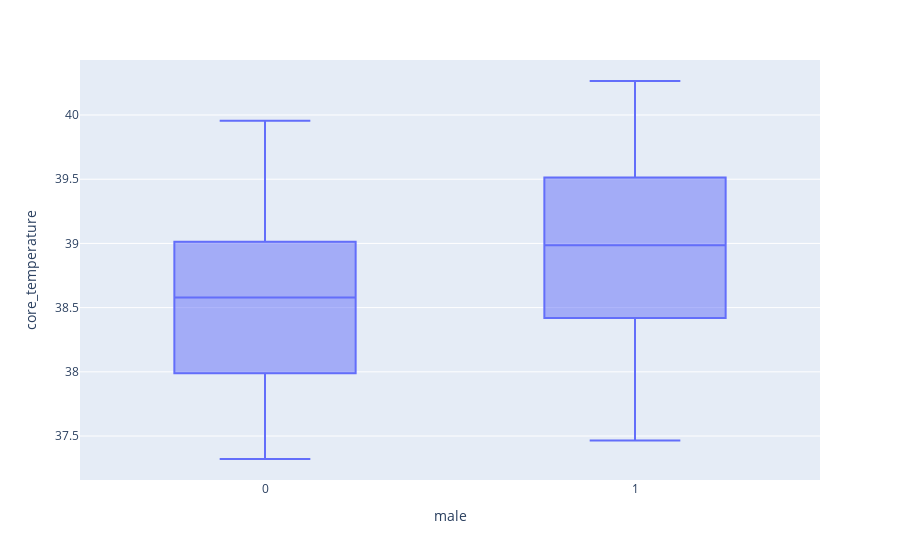
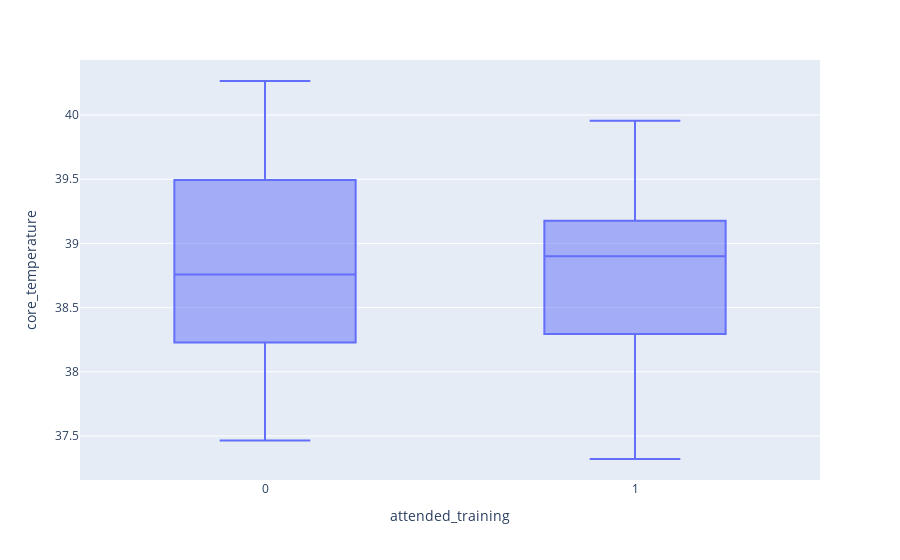

The notebook cell these images were saved under, in order:
### Code cell
import plotly.express as px
fig = px.box(data_frame=df,x="male",y="core_temperature");fig.show()
fig = px.box(data_frame=df,x="attended_training",y="core_temperature");fig.show()
fig = px.box(data_frame=df,x="ate_at_tonys_steakhouse",y="core_temperature");fig.show()
fig = px.scatter(data_frame=df,x='age',y='core_temperature');fig.show()
fig = px.scatter(data_frame=df,x='body_fat_percentage',y='core_temperature');fig.show()
fig = px.scatter(data_frame=df,x='protein_content_of_last_meal',y='core_temperature');fig.show()

### Figure 1 — Plotly figure (JSON) as saved in the notebook; plotly's stock layout.template omitted (floating-point values rounded to 4 significant figures)
{"data": [{"alignmentgroup": "True", "hovertemplate": "male=%{x}<br>core_temperature=%{y}<extra></extra>", "legendgroup": "", "marker": {"color": "#636efa"}, "name": "", "notched": false, "offsetgroup": "", "orientation": "v", "showlegend": false, "type": "box", "x": [0, 0, 1, 1, 1, 0, 1, 1, 0, 0, 1, 0, 1, 1, 0, 1, 1, 1, 0, 1, 0, 1, 0, 1, 1, 0, 1, 0, 0, 0, 1, 0, 1, 1, 1, 1, 1, 1, 0, 1, 0, 1, 0, 0, 0, 0, 0, 1, 0, 1, 1, 1, 0, 0, 1, 0, 1, 0, 1, 0, 1, 1, 1, 1, 1, 1, 1, 0, 0, 1, 0, 1, 1, 0, 0, 1, 0, 1, 0, 0, 0, 1, 0, 0, 1, 1, 0, 1, 0, 0, 0, 1, 0, 0, 1, 0, 0, 1], "x0": " ", "xaxis": "x", "y": [38.42, 39.02, 39.15, 39.06, 38.66, 38.61, 39.47, 38.82, 37.78, 39.18, 39.52, 38.58, 38.28, 38.4, 38.65, 39.62, 37.73, 39.37, 37.99, 39.93, 37.61, 38.83, 37.4, 38.99, 39.72, 38.1, 37.6, 39.5, 38.5, 38.27, 38.7, 39.08, 38.29, 38.4, 39.3, 38.38, 38.47, 39.59, 38.13, 39.8, 37.93, 39.67, 38.21, 38.93, 37.8, 37.52, 39.35, 38.92, 38.73, 38.35, 40.17, 39.48, 39.96, 39.03, 39.71, 37.87, 38.93, 38.76, 38.98, 39.07, 39.31, 40.26, 39.2, 37.47, 38.62, 39.74, 37.96, 38.52, 39.59, 39.49, 37.32, 38.3, 39.33, 38.18, 37.79, 38.97, 37.98, 38.93, 37.99, 39.87, 38.51, 39.15, 38.61, 38.95, 37.47, 38.24, 38.77, 39.87, 38.87, 39.09, 39.0, 39.26, 38.68, 37.94, 38.79, 39.49, 38.58, 39.77], "y0": " ", "yaxis": "y"}], "layout": {"boxmode": "group", "legend": {"tracegroupgap": 0}, "margin": {"t": 60}, "xaxis": {"anchor": "y", "domain": [0, 1], "title": {"text": "male"}}, "yaxis": {"anchor": "x", "domain": [0, 1], "title": {"text": "core_temperature"}}}}

### Figure 2 — Plotly figure (JSON) as saved in the notebook; plotly's stock layout.template omitted (floating-point values rounded to 4 significant figures)
{"data": [{"alignmentgroup": "True", "hovertemplate": "attended_training=%{x}<br>core_temperature=%{y}<extra></extra>", "legendgroup": "", "marker": {"color": "#636efa"}, "name": "", "notched": false, "offsetgroup": "", "orientation": "v", "showlegend": false, "type": "box", "x": [1, 1, 1, 0, 0, 1, 1, 0, 0, 1, 0, 0, 1, 1, 1, 0, 1, 1, 0, 0, 0, 0, 1, 0, 0, 1, 0, 0, 1, 1, 0, 1, 1, 1, 1, 0, 1, 1, 0, 0, 1, 0, 0, 1, 0, 0, 1, 0, 0, 0, 0, 1, 1, 1, 0, 1, 1, 1, 1, 1, 1, 0, 1, 0, 1, 1, 1, 0, 0, 0, 1, 1, 0, 1, 0, 1, 1, 1, 0, 1, 0, 1, 0, 1, 1, 0, 1, 0, 1, 0, 0, 0, 0, 0, 0, 0, 0, 1], "x0": " ", "xaxis": "x", "y": [38.42, 39.02, 39.15, 39.06, 38.66, 38.61, 39.47, 38.82, 37.78, 39.18, 39.52, 38.58, 38.28, 38.4, 38.65, 39.62, 37.73, 39.37, 37.99, 39.93, 37.61, 38.83, 37.4, 38.99, 39.72, 38.1, 37.6, 39.5, 38.5, 38.27, 38.7, 39.08, 38.29, 38.4, 39.3, 38.38, 38.47, 39.59, 38.13, 39.8, 37.93, 39.67, 38.21, 38.93, 37.8, 37.52, 39.35, 38.92, 38.73, 38.35, 40.17, 39.48, 39.96, 39.03, 39.71, 37.87, 38.93, 38.76, 38.98, 39.07, 39.31, 40.26, 39.2, 37.47, 38.62, 39.74, 37.96, 38.52, 39.59, 39.49, 37.32, 38.3, 39.33, 38.18, 37.79, 38.97, 37.98, 38.93, 37.99, 39.87, 38.51, 39.15, 38.61, 38.95, 37.47, 38.24, 38.77, 39.87, 38.87, 39.09, 39.0, 39.26, 38.68, 37.94, 38.79, 39.49, 38.58, 39.77], "y0": " ", "yaxis": "y"}], "layout": {"boxmode": "group", "legend": {"tracegroupgap": 0}, "margin": {"t": 60}, "xaxis": {"anchor": "y", "domain": [0, 1], "title": {"text": "attended_training"}}, "yaxis": {"anchor": "x", "domain": [0, 1], "title": {"text": "core_temperature"}}}}
